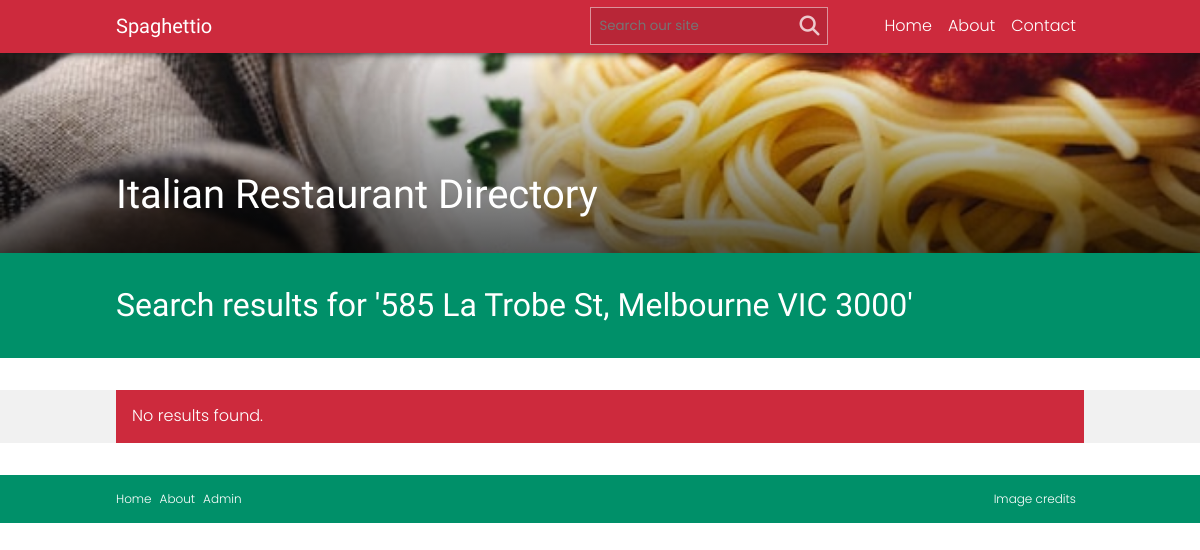
/search.php?s=585 La Trobe St, Melbourne VIC 3000, run on an earlier commit of the app's database.
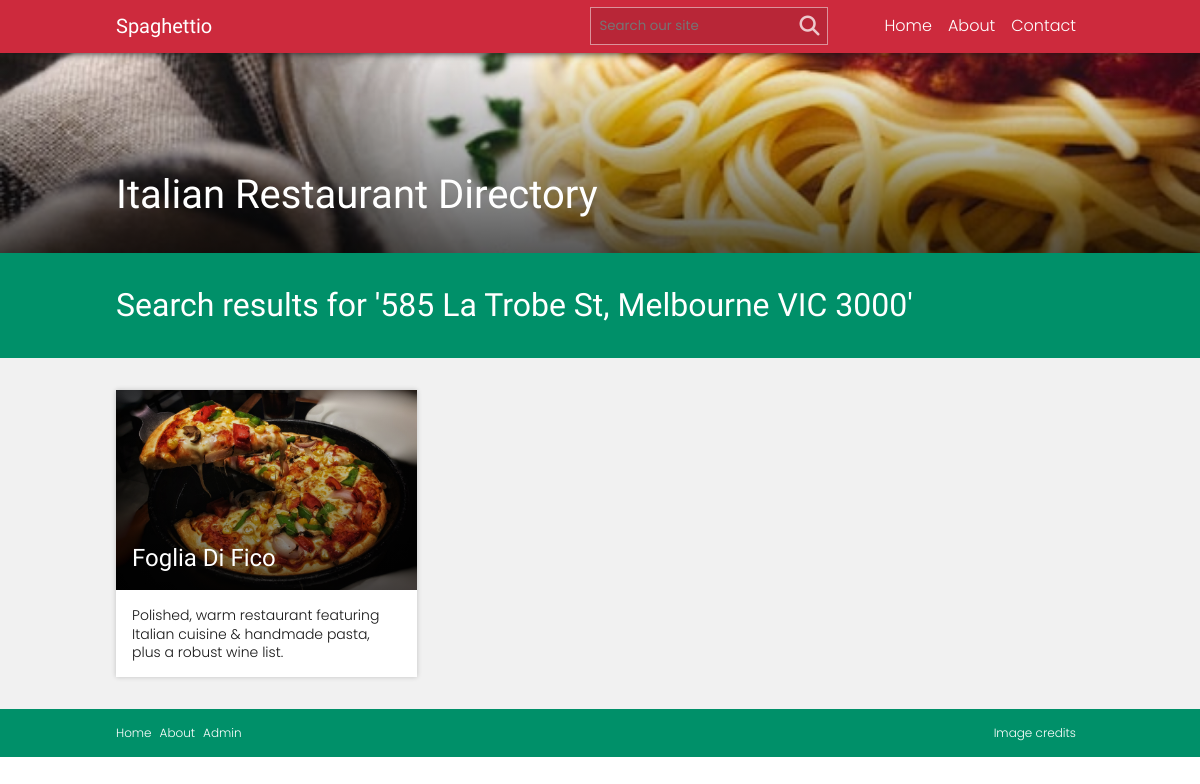
And on a later commit of the database.
### tables this page shows
CREATE TABLE IF NOT EXISTS `restaurant_details` (
  `ID` int(11) NOT NULL AUTO_INCREMENT,
  `name` varchar(255) NOT NULL,
  `address` varchar(255) NOT NULL,
  `description` text NOT NULL,
  `imagePath` varchar(255) NOT NULL,
  `imageCreator` varchar(255) NOT NULL,
  `imageSourceURL` varchar(255) NOT NULL,
  PRIMARY KEY (`ID`)
);

### database/dbController.php (called while the page is built, shortened)
<?php
class dbController {
	private $conn;
	public function dbConnect($host, $user, $pass, $db): mysqli {
		$this->conn = new mysqli(
			$this->host = $host,
			$this->user = $user,
			$this->pass = $pass,
			$this->db = $db
		);
		return $this->conn;
	}
	public function search($keyword): array {
		$searchForLike = "%$keyword%";
		$query = "SELECT * FROM restaurant_details WHERE concat(name, description, address) LIKE ?";
		$stmt = $this->conn->prepare($query);
		$stmt->bind_param("s", $searchForLike);
		$stmt->execute();
		$result = $stmt->get_result();
		return $result->fetch_all(MYSQLI_ASSOC);
	}
}

### partials/card.php (the view, shortened to what this page needs)
<?php
if(isset($linkTarget)) {
	$linkTargetHTML = 'target="'.$linkTarget.'"';
}
else {
	$linkTargetHTML = "";
}
?>
<a class="card" href="<?php echo $url; ?>" <?php echo $linkTargetHTML; ?>>
	<div class="card-inner">
		<div class="card-top">
			<?php if(isset($imagePath)) { ?>
				<img src="<?php echo $imagePath; ?>" alt=""/>
			<?php } ?>
			<?php if(isset($name)) { ?>
				<h2><?php echo $name; ?></h2>
			<?php } ?>
		</div>
		<?php if(isset($description)) { ?>
			<div class="card-text">
				<p><?php echo $description; ?></p>
			</div>
		<?php } ?>
	</div>
</a>

### search.php (shortened to what this page needs)
<?php
require_once('database/dbController.php');
$db = new dbController();
$db->dbConnect(HOST, USER, PASS, DB);
$searchTerm = $_GET['s'];
$results = $db->search($searchTerm);
?>
<!DOCTYPE html>
<html lang="en">
<head>
	<?php include('partials/head.php'); ?>
</head>
<body>
<?php include('partials/header.php'); ?>
<section class="banner">
	<div class="banner-inner">
		<div class="container">
			<h1>Italian Restaurant Directory</h1>
		</div>
	</div>
</section>
<?php
	$heading = "Search results for '$searchTerm'";
	include('partials/page-heading.php');
?>
<main class="home-cards">
	<div class="container">
		<?php if($results) { ?>
			<div class="row cards-row">
				<?php
				foreach ( $results as $restaurant ) {
					$id = $restaurant['ID'];
					$url = "detail.php?id=$id";
					$name = $restaurant['name'];
					$description = $restaurant['description'];
					$imagePath = $restaurant['imagePath'];
					if (!empty($name)) {
						include('partials/card.php');
					}
				} ?>
			</div>
		<?php
		} else { ?>
			<div class="alert alert-error">
				<p>No results found.</p>
			</div>
		<?php } ?>
	</div>
</main>
<?php include('partials/footer.php'); ?>
</body>
</html>

### partials/head.php (shortened to what this page needs)
<link rel="stylesheet" href="css/reset.css"/>
<link rel="stylesheet" href="css/style.css"/>

### partials/header.php (shortened to what this page needs)
<header class="site-header">
	<div class="container">
		<div class="row">
			<div class="logo">
				<a href="index.php">Spaghettio</a>
			</div>
			<nav>
				<form class="search-form" action="search.php" method="get">
					<input id="search-field" type="search" name="s" placeholder="Search our site"/>
					<button type="submit">
						<i class="fas fa-search"></i>
					</button>
				</form>
				<ul class="menu">
					<?php
					$currentPath = $_SERVER['PHP_SELF'];
					$filename = str_replace('/webdemo02/', '', $currentPath);
					?>
					<?php if($filename == 'index.php') { ?>
						<li><a class="current-page" href="index.php">Home</a></li>
					<?php } else { ?>
						<li><a href="index.php">Home</a></li>
					<?php } ?>
					<?php if($filename == 'about.php') { ?>
						<li><a class="current-page" href="about.php">About</a></li>
					<?php } else { ?>
						<li><a href="about.php">About</a></li>
					<?php } ?>
					<?php if($filename == 'contact.php') { ?>
						<li><a class="current-page" href="contact.php">Contact</a></li>
					<?php } else { ?>
						<li><a href="contact.php">Contact</a></li>
					<?php } ?>
				</ul>
			</nav>
		</div>
	</div>
</header>

### partials/page-heading.php
<?php
if(isset($heading)) { ?>
	<section class="page-heading">
		<div class="container">
			<h1><?php echo $heading; ?></h1>
		</div>
	</section>
<?php } ?>

### partials/footer.php
<footer class="site-footer">
	<div class="container">
		<nav>
			<ul class="menu">
				<li><a href="index.php">Home</a></li>
				<li><a href="about.php">About</a></li>
				<li><a href="admin.php">Admin</a></li>
			</ul>
			<ul class="menu">
				<li><a href="credits.php">Image credits</a></li>
			</ul>
		</nav>
	</div>
</footer>

What changed in the data, as far as the page shows it:
added restaurant_details: imagePath (picture), name "Foglia Di Fico", description "Polished, warm restaurant featuring Italian cuisine & handmade pasta, plus a robust wine list."
Also different on the page:
text no longer shown: "No results found."
